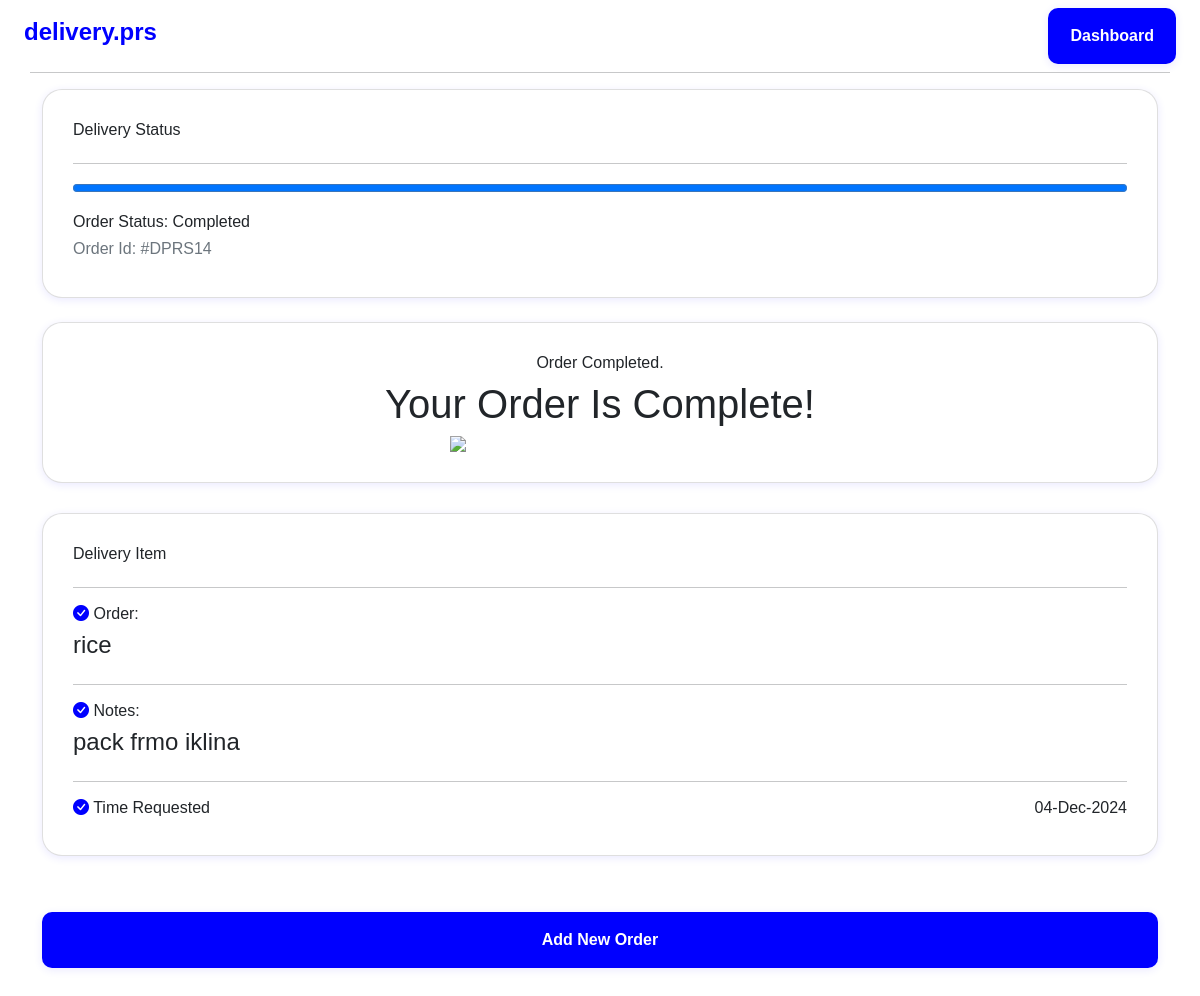
The app's page /order_details/14 with its own data.
### models.py (models this page shows, shortened)
class Order(db.Model):
    tablename = ['Suggestions']
    id = db.Column(db.Integer, primary_key=True)
    user = db.Column(db.String())
    phone = db.Column(db.String())
    location = db.Column(db.String())
    cancel_reason = db.Column(db.String())
    order = db.Column(db.String())
    notes = db.Column(db.String())
    date_created = db.Column(db.DateTime, default=datetime.now())
    date_confirmed = db.Column(db.DateTime, default=datetime.now())
    date_delivered = db.Column(db.DateTime, default=datetime.now())
    status = db.Column(db.String())
    paid = db.Column(db.Boolean())

### app.py (the view)
@app.route('/order_details/<int:id>', methods=['GET', 'POST'])
def order_details(id):
    order = Order.query.get_or_404(id)
    return render_template('order_details.html', order = order)

### templates/order_details.html (shortened to what this page needs)
{% extends "layout.html" %}
{% block body %}
<link rel="stylesheet" href="https://cdn.jsdelivr.net/npm/bootstrap-icons@1.11.3/font/bootstrap-icons.min.css">
<div class="container">
    <div class="card mt-3">
        <h6>Delivery Status </h6>
        <hr>
                    {% if order.status == 'pending'%}
                    <progress value="20" max="100" style="width: 100%;"></progress>
                    {% elif order.status == 'In-progress'%}
                    <progress value="60" max="100" style="width: 100%;"></progress>
                    {% elif order.status == 'Completed'%}
                    <progress value="100" max="100" style="width: 100%;"></progress>
                    {% elif order.status == 'Denied'%}
                    <progress value="20" max="100" style="width: 100%; "></progress>
                    {% elif order.status == 'Cancelled'%}
                    <progress value="100" max="100" style="width: 100%; "  ></progress>
                    {%endif%}
        <h6>Order Status: {{order.status}}</h6>
        <h6 class="text-muted fs-9">Order Id: #DPRS{{order.id}}</h6>
    </div>
            <div class="card" style="margin-bottom:30px;">
                {% if order.status == 'pending'%}
                <h6 class="text-center mb-3">Wait, while we find you a driver.</h6>
                <h3 class="text-center">Connecting Your Order!</h3>
                <div class="mx-auto d-flex justify-content-center" style=" ">
                    <img src="https://static.vecteezy.com/system/resources/thumbnails/017/178/466/small_2x/navigation-map-planning-routes-traveling-by-car-distance-tracking-illustration-vector.jpg" lazy="loading"  style="width:300px; border-radius:10px;">
                </div>
                {% elif order.status == 'Completed'%}
                <h6 class="text-center">Order Completed.</h6>
                <h1 style="text-align: center;">Your Order Is Complete!</h1>
                <div class="mx-auto d-flex justify-content-center" style=" ">
                    <img src="https://am-cbr.net/wp-content/uploads/2022/10/black-delivery-man-holding-pizza-boxes-using-smart-W8AC8MN.png" lazy="loading" style="width:300px;">
                </div>
                    {%endif%}
            </div>
    <div class="card mb-3">
        <h6>Delivery Item </h6>
        <hr>
        <div class=" justify-space-between" style="justify-content: space-between;">
        <h6><i class="bi bi-check-circle-fill" style="color:blue;"></i> Order: </h6>
        <h4>{{order.order}}</h4>
        </div>
        <hr>
        <div class=" justify-space-between" style="justify-content: space-between;">
            <h6><i class="bi bi-check-circle-fill" style="color:blue;"></i> Notes: </h6>
            <h4>{{order.notes}}</h4>
        </div>
        <hr>
        <div class="d-flex justify-space-between" style="justify-content: space-between;">
            <h6><i class="bi bi-check-circle-fill" style="color:blue;"></i> Time Requested</h6>
            <h6>{{ order.date_created.strftime('%d-%h-%Y' ) }}</h6>
        </div>
        </div>
    <br>
    {% if order.status == 'Cancelled' %}
    <a href="/"><button type="submit" class="pill-button status-btn mt-2 mb-5" style="width:100%; background-color: blue;">
        Add New Order
    </button></a>
    {%elif order.status == 'Completed'%}
    <a href="/"><button type="submit" class="pill-button status-btn mt-3 mb-5" style="width:100%; background-color: blue;">
        Add New Order
    </button></a>
    {%elif order.status == 'Denied'%}
    <a href="/"><button type="submit" class="pill-button status-btn mt-3 mb-5" style="width:100%; background-color: blue;">
        Add New Order
    </button></a>
    {%endif%}
</div>
{% endblock %}

### static/css/presto.css (style rules this page uses)
body { font-family: 'Plus Jakarta Display', sans-serif; }
a { color: inherit; text-decoration: none; }
.pill-button { background-color: blue; border: none; color: white; border-radius:10px ; padding: 16px 22px; box-shadow: 0 2px 8px 0 rgba(48, 44, 255, 0.1); text-align: center; font-weight: bold; transition: width 2s; }
.card { border-radius: 20px; box-shadow: 0 2px 8px 0 rgba(48, 44, 255, 0.1); cursor: pointer; padding: 30px; width: 100%; transition: width 1s; margin-bottom: 3vh; }

### records on screen
Order: status "Completed", id "14", order "rice", notes "pack frmo iklina", date_created "04-Dec-2024"
